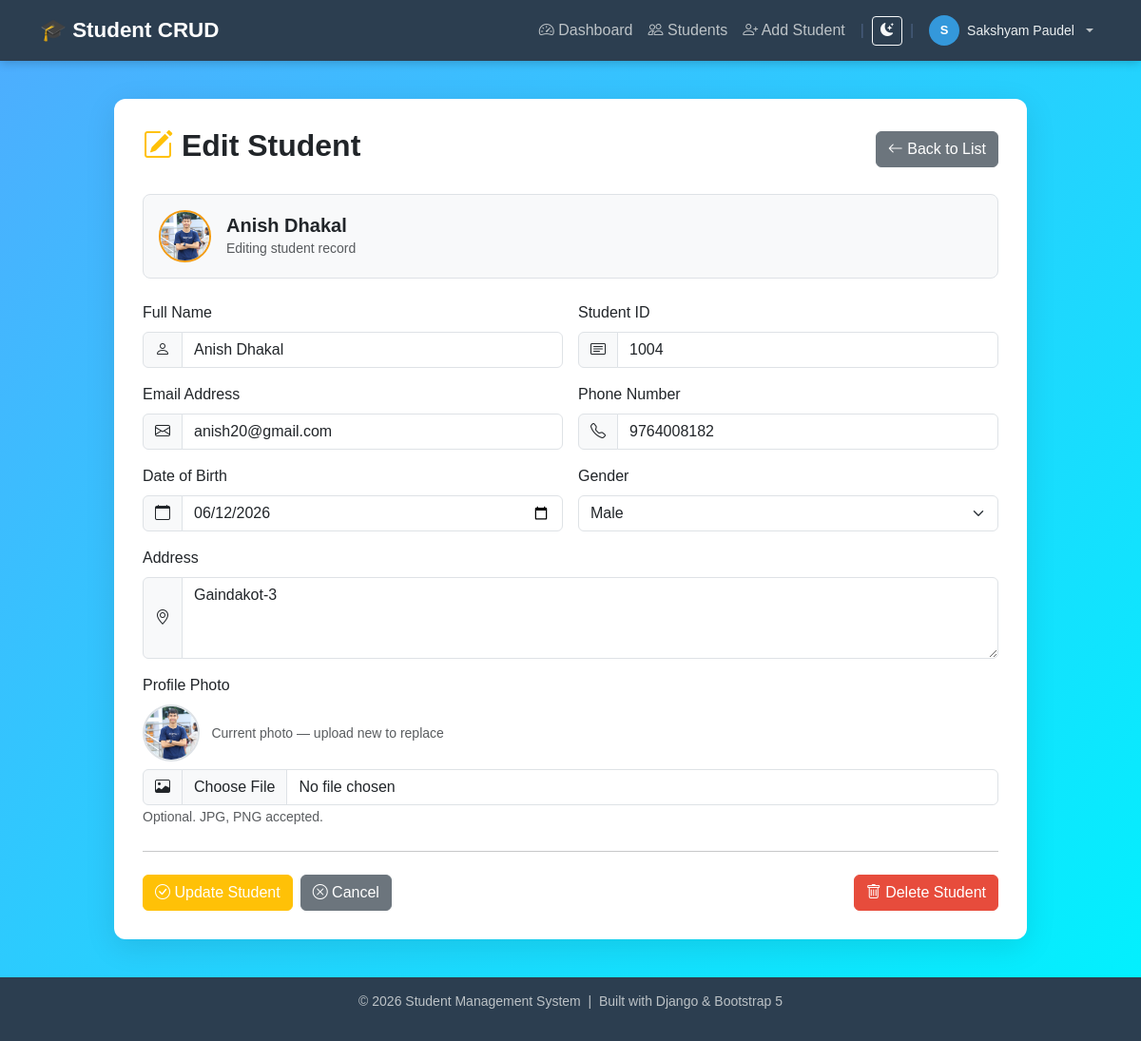
The app's page /edit/6/ (signed in) with its own data.
### firstapp/models.py (models this page shows, shortened)
class Student(models.Model):
    name = models.CharField(max_length=100)
    student_id = models.CharField(max_length=20, unique=True)
    email = models.EmailField()
    phone = models.CharField(max_length=15, blank=True)
    address = models.TextField(blank=True)
    date_of_birth = models.DateField(null=True, blank=True)
    gender_choices = [
        ('M', 'Male'),
        ('F', 'Female'),
        ('O', 'Other'),
    ]
    gender = models.CharField(max_length=1, choices=gender_choices, blank=True)
    photo = models.ImageField(upload_to='student_photos/', blank=True, null=True)  # ← added
    enrolled_data = models.DateTimeField(auto_now_add=True)

### firstapp/views.py (the view, shortened to what this page needs)
# urls.py: path('edit/<int:id>/', views.student_edit, name='student_edit'),
@login_required(login_url='login')
def student_edit(request, id):
    if not request.user.is_staff:
        messages.error(request, "You don't have permission to edit students.")
        return redirect('student_list')
    student = get_object_or_404(Student, id=id)
    form = StudentForm(request.POST or None, request.FILES or None, instance=student)
    return render(request, 'firstapp/student_edit.html', {
        'form': form,
        'student': student
    })

### templates/firstapp/student_edit.html (shortened to what this page needs)
{% extends 'firstapp/base.html' %}
{% block content %}
<div class="mb-4 d-flex justify-content-between align-items-center">
    <h2 class="fw-bold text-dark">
        <i class="bi bi-pencil-square text-warning"></i> Edit Student
    </h2>
    <a href="{% url 'student_list' %}" class="btn btn-secondary">
        <i class="bi bi-arrow-left"></i> Back to List
    </a>
</div>
<div class="d-flex align-items-center gap-3 mb-4 p-3 rounded-3" style="background:#f8f9fa; border:1px solid #dee2e6;">
    {% if student.photo %}
        <img src="{{ student.photo.url }}"
             style="width:55px; height:55px; border-radius:50%; object-fit:cover; border:2px solid #f39c12; flex-shrink:0;">
    {% else %}
        <div class="rounded-circle bg-warning d-inline-flex align-items-center justify-content-center text-white"
             style="width:55px; height:55px; font-size:22px; flex-shrink:0;">
            {{ student.name|first|upper }}
        </div>
    {% endif %}
    <div>
        <h5 class="mb-0 fw-bold">{{ student.name }}</h5>
        <small class="text-muted">Editing student record</small>
    </div>
</div>
<form method="POST" enctype="multipart/form-data">
    <div class="row g-3">
        <div class="col-md-6">
            <label class="form-label">Full Name</label>
            <div class="input-group">
                <span class="input-group-text"><i class="bi bi-person"></i></span>
                {{ form.name }}
            </div>
        </div>
        <div class="col-md-6">
            <label class="form-label">Student ID</label>
            <div class="input-group">
                <span class="input-group-text"><i class="bi bi-card-text"></i></span>
                {{ form.student_id }}
            </div>
        </div>
        <div class="col-md-6">
            <label class="form-label">Email Address</label>
            <div class="input-group">
                <span class="input-group-text"><i class="bi bi-envelope"></i></span>
                {{ form.email }}
            </div>
        </div>
        <div class="col-md-6">
            <label class="form-label">Phone Number</label>
            <div class="input-group">
                <span class="input-group-text"><i class="bi bi-telephone"></i></span>
                {{ form.phone }}
            </div>
        </div>
        <div class="col-md-6">
            <label class="form-label">Date of Birth</label>
            <div class="input-group">
                <span class="input-group-text"><i class="bi bi-calendar"></i></span>
                {{ form.date_of_birth }}
            </div>
        </div>
        <div class="col-md-6">
            <label class="form-label">Gender</label>
            {{ form.gender }}
        </div>
        <div class="col-12">
            <label class="form-label">Address</label>
            <div class="input-group">
                <span class="input-group-text"><i class="bi bi-geo-alt"></i></span>
                {{ form.address }}
            </div>
        </div>
        <div class="col-12">
            <label class="form-label">Profile Photo</label>
            {% if student.photo %}
            <div class="mb-2">
                <img src="{{ student.photo.url }}"
                     style="width:60px; height:60px; border-radius:50%; object-fit:cover; border:2px solid #dee2e6;">
                <small class="text-muted ms-2">Current photo — upload new to replace</small>
            </div>
            {% endif %}
            <div class="input-group">
                <span class="input-group-text"><i class="bi bi-image"></i></span>
                {{ form.photo }}
            </div>
            <small class="text-muted">Optional. JPG, PNG accepted.</small>
        </div>
    </div>
    <hr class="my-4">
    <div class="d-flex gap-2">
        <button type="submit" class="btn btn-warning text-white">
            <i class="bi bi-check-circle"></i> Update Student
        </button>
        <a href="{% url 'student_detail' student.id %}" class="btn btn-secondary">
            <i class="bi bi-x-circle"></i> Cancel
        </a>
        <a href="{% url 'student_delete' student.id %}" class="btn btn-danger ms-auto">
            <i class="bi bi-trash"></i> Delete Student
        </a>
    </div>
</form>
{% endblock %}

### templates/firstapp/Base.html (shortened to what this page needs)
<!DOCTYPE html>
<html lang="en" data-bs-theme="light">
<head>
    <link href="https://cdn.jsdelivr.net/npm/bootstrap@5.3.0/dist/css/bootstrap.min.css" rel="stylesheet">
    <link href="https://cdn.jsdelivr.net/npm/bootstrap-icons@1.10.5/font/bootstrap-icons.css" rel="stylesheet">
</head>
<body>
    <nav class="navbar navbar-expand-lg">
        <div class="container">
            <a class="navbar-brand" href="{% url 'dashboard' %}">
                🎓 Student CRUD
            </a>
            <div class="collapse navbar-collapse" id="navbarNav">
                <ul class="navbar-nav ms-auto align-items-center">
                    <li class="nav-item">
                        <a class="nav-link {% if request.resolver_match.url_name == 'dashboard' %}active{% endif %}"
                           href="{% url 'dashboard' %}">
                            <i class="bi bi-speedometer2"></i> Dashboard
                        </a>
                    </li>
                    <li class="nav-item">
                        <a class="nav-link {% if request.resolver_match.url_name == 'student_list' %}active{% endif %}"
                           href="{% url 'student_list' %}">
                            <i class="bi bi-people"></i> Students
                        </a>
                    </li>
                    {% if request.user.is_staff %}
                    <li class="nav-item">
                        <a class="nav-link {% if request.resolver_match.url_name == 'student_add' %}active{% endif %}"
                           href="{% url 'student_add' %}">
                            <i class="bi bi-person-plus"></i> Add Student
                        </a>
                    </li>
                    {% endif %}
                    <li class="nav-item">
                        <span style="color:#4a6080; margin: 0 8px;">|</span>
                    </li>
                    <li class="nav-item">
                        <button id="themeToggle" class="btn btn-sm btn-outline-light" type="button" title="Toggle dark mode">
                            <i class="bi bi-moon-stars-fill" id="themeIcon"></i>
                        </button>
                    </li>
                    <li class="nav-item">
                        <span style="color:#4a6080; margin: 0 8px;">|</span>
                    </li>
                    {% if request.user.is_authenticated %}
                    <li class="nav-item dropdown">
                        <a class="nav-link dropdown-toggle d-flex align-items-center gap-2"
                           href="#" role="button" data-bs-toggle="dropdown">
                            <div style="width:32px; height:32px; border-radius:50%; background:#3498db;
                                        display:flex; align-items:center; justify-content:center;
                                        font-size:13px; font-weight:600; color:#fff; flex-shrink:0;">
                                {{ request.user.username|first|upper }}
                            </div>
                            <span style="color:#ecf0f1; font-size:14px;">
                                {{ request.user.username }}
                            </span>
                        </a>
                    </li>
                    {% endif %}
                </ul>
            </div>
        </div>
    </nav>
    <div class="main-content">
        <div class="container-card">
            {% block content %}
            {% endblock %}
        </div>
    </div>
    <footer>
        <p>© 2026 Student Management System &nbsp;|&nbsp; Built with Django & Bootstrap 5</p>
    </footer>
</body>
</html>

### templates/firstapp/Base.html (style rules this page uses)
* { margin: 0; padding: 0; box-sizing: border-box; }
body { font-family: Arial, Helvetica, sans-serif; background: linear-gradient(135deg, #4facfe, #00f2fe); min-height: 100vh; }
.navbar { background-color: #2c3e50 !important; box-shadow: 0 2px 10px rgba(0,0,0,0.2); }
.navbar-brand { font-size: 1.4rem; font-weight: bold; color: #fff !important; }
.nav-link { color: #bdc3c7 !important; transition: color 0.2s; }
.main-content { padding: 40px 20px; min-height: calc(100vh - 120px); }
.container-card { background: #fff; border-radius: 12px; padding: 30px; box-shadow: 0 8px 32px rgba(0,0,0,0.1); max-width: 960px; margin: 0 auto; }
footer { background-color: #2c3e50; color: #bdc3c7; text-align: center; padding: 15px; font-size: 14px; }
.btn-danger { background-color: #e74c3c; border-color: #e74c3c; }
.form-control { border-radius: 0 6px 6px 0; }

### templates/firstapp/student_edit.html (style rules this page uses)
.form-control { border-radius: 0 6px 6px 0; }

### records on screen
Student: photo (picture), name "Anish Dhakal", student_id "1004", email "anish20@gmail.com", phone "9764008182", date_of_birth "06/12/2026", gender "Male", address "Gaindakot-3"

### other values on screen
{{ request.user.username|first|upper }} "S"
{{ request.user.username }} "Sakshyam Paudel"
